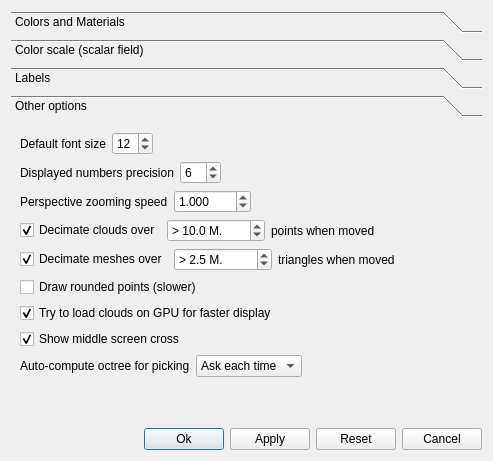
<?xml version="1.0" encoding="UTF-8"?>
<ui version="4.0">
 <class>DisplayOptionsDlg</class>
 <widget class="QDialog" name="DisplayOptionsDlg">
  <property name="geometry">
   <rect>
    <x>0</x>
    <y>0</y>
    <width>493</width>
    <height>461</height>
   </rect>
  </property>
  <property name="sizePolicy">
   <sizepolicy hsizetype="Fixed" vsizetype="Fixed">
    <horstretch>0</horstretch>
    <verstretch>0</verstretch>
   </sizepolicy>
  </property>
  <property name="windowTitle">
   <string>Display options</string>
  </property>
  <property name="windowIcon">
   <iconset>
    <normaloff>:/CC/Old/images/old_cc/cc_lightParamsIcon.gif</normaloff>:/CC/Old/images/old_cc/cc_lightParamsIcon.gif</iconset>
  </property>
  <layout class="QVBoxLayout" name="verticalLayout_5">
   <item>
    <widget class="QToolBox" name="toolBox">
     <property name="currentIndex">
      <number>3</number>
     </property>
     <widget class="QWidget" name="pageColorAndMatOptions">
      <property name="geometry">
       <rect>
        <x>0</x>
        <y>0</y>
        <width>374</width>
        <height>189</height>
       </rect>
      </property>
      <attribute name="label">
       <string>Colors and Materials</string>
      </attribute>
      <layout class="QVBoxLayout" name="verticalLayout_6">
       <item>
        <widget class="QFrame" name="frame">
         <property name="sizePolicy">
          <sizepolicy hsizetype="Preferred" vsizetype="Maximum">
           <horstretch>0</horstretch>
           <verstretch>0</verstretch>
          </sizepolicy>
         </property>
         <property name="frameShape">
          <enum>QFrame::NoFrame</enum>
         </property>
         <layout class="QHBoxLayout" name="horizontalLayout_6">
          <property name="leftMargin">
           <number>0</number>
          </property>
          <property name="topMargin">
           <number>0</number>
          </property>
          <property name="rightMargin">
           <number>0</number>
          </property>
          <property name="bottomMargin">
           <number>0</number>
          </property>
          <item>
           <widget class="QGroupBox" name="sunLightGroup">
            <property name="title">
             <string>Light</string>
            </property>
            <layout class="QVBoxLayout">
             <item>
              <layout class="QHBoxLayout">
               <item>
                <widget class="QToolButton" name="ambientColorButton">
                 <property name="text">
                  <string>...</string>
                 </property>
                </widget>
               </item>
               <item>
                <widget class="QLabel" name="label_3">
                 <property name="text">
                  <string>Ambient</string>
                 </property>
                </widget>
               </item>
              </layout>
             </item>
             <item>
              <layout class="QHBoxLayout">
               <item>
                <widget class="QToolButton" name="specularColorButton">
                 <property name="text">
                  <string>...</string>
                 </property>
                </widget>
               </item>
               <item>
                <widget class="QLabel" name="label_4">
                 <property name="text">
                  <string>Specular</string>
                 </property>
                </widget>
               </item>
              </layout>
             </item>
             <item>
              <layout class="QHBoxLayout">
               <item>
                <widget class="QToolButton" name="diffuseColorButton">
                 <property name="text">
                  <string>...</string>
                 </property>
                </widget>
               </item>
               <item>
                <widget class="QLabel" name="label_5">
                 <property name="text">
                  <string>Diffuse</string>
                 </property>
                </widget>
               </item>
              </layout>
             </item>
             <item>
              <widget class="QCheckBox" name="doubleSidedCheckBox">
               <property name="toolTip">
                <string>&lt;html&gt;&lt;head/&gt;&lt;body&gt;&lt;p&gt;Whether to use a double-sided light model or not&lt;/p&gt;&lt;p&gt;(if disabled, triangles will appear black when looked from behind)&lt;/p&gt;&lt;/body&gt;&lt;/html&gt;</string>
               </property>
               <property name="text">
                <string>double-sided</string>
               </property>
               <property name="checked">
                <bool>true</bool>
               </property>
              </widget>
             </item>
             <item>
              <spacer name="verticalSpacer_5">
               <property name="orientation">
                <enum>Qt::Vertical</enum>
               </property>
               <property name="sizeHint" stdset="0">
                <size>
                 <width>0</width>
                 <height>0</height>
                </size>
               </property>
              </spacer>
             </item>
            </layout>
           </widget>
          </item>
          <item>
           <widget class="QGroupBox" name="sunLightGroup_2">
            <property name="title">
             <string>Default Materials</string>
            </property>
            <layout class="QVBoxLayout" name="verticalLayout_4">
             <item>
              <layout class="QHBoxLayout">
               <item>
                <widget class="QToolButton" name="meshFrontColorButton">
                 <property name="text">
                  <string>...</string>
                 </property>
                </widget>
               </item>
               <item>
                <widget class="QLabel" name="label_6">
                 <property name="text">
                  <string>Mesh Front</string>
                 </property>
                </widget>
               </item>
              </layout>
             </item>
             <item>
              <layout class="QHBoxLayout">
               <item>
                <widget class="QToolButton" name="meshBackColorButton">
                 <property name="text">
                  <string>...</string>
                 </property>
                </widget>
               </item>
               <item>
                <widget class="QLabel" name="label_7">
                 <property name="text">
                  <string>Mesh Back</string>
                 </property>
                </widget>
               </item>
              </layout>
             </item>
             <item>
              <layout class="QHBoxLayout" name="horizontalLayout_2">
               <item>
                <widget class="QToolButton" name="meshSpecularColorButton">
                 <property name="text">
                  <string>...</string>
                 </property>
                </widget>
               </item>
               <item>
                <widget class="QLabel" name="label_12">
                 <property name="text">
                  <string>Mesh specular</string>
                 </property>
                </widget>
               </item>
              </layout>
             </item>
             <item>
              <layout class="QHBoxLayout">
               <item>
                <widget class="QToolButton" name="pointsColorButton">
                 <property name="text">
                  <string>...</string>
                 </property>
                </widget>
               </item>
               <item>
                <widget class="QLabel" name="label_8">
                 <property name="text">
                  <string>Points</string>
                 </property>
                </widget>
               </item>
              </layout>
             </item>
            </layout>
           </widget>
          </item>
          <item>
           <widget class="QGroupBox" name="othersGroup">
            <property name="title">
             <string>Colors</string>
            </property>
            <layout class="QVBoxLayout">
             <item>
              <layout class="QHBoxLayout">
               <item>
                <widget class="QToolButton" name="bkgColorButton">
                 <property name="text">
                  <string>...</string>
                 </property>
                 <property name="toolButtonStyle">
                  <enum>Qt::ToolButtonIconOnly</enum>
                 </property>
                </widget>
               </item>
               <item>
                <widget class="QLabel" name="label_2">
                 <property name="text">
                  <string>Background</string>
                 </property>
                </widget>
               </item>
              </layout>
             </item>
             <item>
              <layout class="QHBoxLayout">
               <item>
                <widget class="QToolButton" name="bbColorButton">
                 <property name="text">
                  <string>...</string>
                 </property>
                 <property name="toolButtonStyle">
                  <enum>Qt::ToolButtonIconOnly</enum>
                 </property>
                </widget>
               </item>
               <item>
                <widget class="QLabel" name="label_9">
                 <property name="text">
                  <string>Bounding-box</string>
                 </property>
                </widget>
               </item>
              </layout>
             </item>
             <item>
              <layout class="QHBoxLayout">
               <item>
                <widget class="QToolButton" name="textColorButton">
                 <property name="text">
                  <string>...</string>
                 </property>
                </widget>
               </item>
               <item>
                <widget class="QLabel" name="label">
                 <property name="text">
                  <string>Text</string>
                 </property>
                </widget>
               </item>
              </layout>
             </item>
             <item>
              <spacer name="verticalSpacer_6">
               <property name="orientation">
                <enum>Qt::Vertical</enum>
               </property>
               <property name="sizeHint" stdset="0">
                <size>
                 <width>0</width>
                 <height>0</height>
                </size>
               </property>
              </spacer>
             </item>
            </layout>
           </widget>
          </item>
         </layout>
        </widget>
       </item>
       <item>
        <layout class="QHBoxLayout" name="horizontalLayout_7">
         <item>
          <spacer name="horizontalSpacer_6">
           <property name="orientation">
            <enum>Qt::Horizontal</enum>
           </property>
           <property name="sizeHint" stdset="0">
            <size>
             <width>40</width>
             <height>20</height>
            </size>
           </property>
          </spacer>
         </item>
         <item>
          <widget class="QCheckBox" name="enableGradientCheckBox">
           <property name="toolTip">
            <string>Gradient goes from 'background' color to inverse of 'Points' color</string>
           </property>
           <property name="statusTip">
            <string>Gradient goes from 'background' color to inverse of 'Points' color</string>
           </property>
           <property name="text">
            <string>display gradient background</string>
           </property>
           <property name="checked">
            <bool>true</bool>
           </property>
          </widget>
         </item>
        </layout>
       </item>
       <item>
        <spacer name="verticalSpacer">
         <property name="orientation">
          <enum>Qt::Vertical</enum>
         </property>
         <property name="sizeHint" stdset="0">
          <size>
           <width>20</width>
           <height>53</height>
          </size>
         </property>
        </spacer>
       </item>
      </layout>
     </widget>
     <widget class="QWidget" name="pageSFOptions">
      <property name="geometry">
       <rect>
        <x>0</x>
        <y>0</y>
        <width>362</width>
        <height>92</height>
       </rect>
      </property>
      <attribute name="label">
       <string>Color scale (scalar field)</string>
      </attribute>
      <layout class="QVBoxLayout" name="verticalLayout_7">
       <item>
        <widget class="QCheckBox" name="colorScaleShowHistogramCheckBox">
         <property name="text">
          <string>Show histogram next to color ramp</string>
         </property>
         <property name="checked">
          <bool>true</bool>
         </property>
        </widget>
       </item>
       <item>
        <widget class="QCheckBox" name="useColorScaleShaderCheckBox">
         <property name="text">
          <string>Enable shader for faster display (ATI cards: use at your own risk ;)</string>
         </property>
        </widget>
       </item>
       <item>
        <layout class="QHBoxLayout" name="horizontalLayout">
         <item>
          <widget class="QLabel" name="label_10">
           <property name="text">
            <string>Ramp width</string>
           </property>
          </widget>
         </item>
         <item>
          <widget class="QSpinBox" name="colorRampWidthSpinBox">
           <property name="suffix">
            <string> pixels</string>
           </property>
           <property name="minimum">
            <number>10</number>
           </property>
           <property name="maximum">
            <number>200</number>
           </property>
           <property name="value">
            <number>50</number>
           </property>
          </widget>
         </item>
         <item>
          <spacer name="horizontalSpacer">
           <property name="orientation">
            <enum>Qt::Horizontal</enum>
           </property>
           <property name="sizeHint" stdset="0">
            <size>
             <width>40</width>
             <height>20</height>
            </size>
           </property>
          </spacer>
         </item>
        </layout>
       </item>
       <item>
        <spacer name="verticalSpacer_2">
         <property name="orientation">
          <enum>Qt::Vertical</enum>
         </property>
         <property name="sizeHint" stdset="0">
          <size>
           <width>20</width>
           <height>120</height>
          </size>
         </property>
        </spacer>
       </item>
      </layout>
     </widget>
     <widget class="QWidget" name="pageLabelsOptions">
      <property name="geometry">
       <rect>
        <x>0</x>
        <y>0</y>
        <width>286</width>
        <height>98</height>
       </rect>
      </property>
      <attribute name="label">
       <string>Labels</string>
      </attribute>
      <layout class="QVBoxLayout" name="verticalLayout">
       <item>
        <widget class="QFrame" name="frame_2">
         <property name="frameShape">
          <enum>QFrame::StyledPanel</enum>
         </property>
         <property name="frameShadow">
          <enum>QFrame::Raised</enum>
         </property>
         <layout class="QGridLayout" name="gridLayout">
          <property name="leftMargin">
           <number>0</number>
          </property>
          <property name="topMargin">
           <number>0</number>
          </property>
          <property name="rightMargin">
           <number>0</number>
          </property>
          <property name="bottomMargin">
           <number>0</number>
          </property>
          <item row="0" column="0">
           <widget class="QLabel" name="label_13">
            <property name="text">
             <string>Label opacity</string>
            </property>
           </widget>
          </item>
          <item row="0" column="1">
           <widget class="QSpinBox" name="labelOpacitySpinBox">
            <property name="suffix">
             <string>%</string>
            </property>
            <property name="maximum">
             <number>100</number>
            </property>
            <property name="value">
             <number>75</number>
            </property>
           </widget>
          </item>
          <item row="1" column="0">
           <widget class="QLabel" name="label_16">
            <property name="text">
             <string>Label font size</string>
            </property>
           </widget>
          </item>
          <item row="1" column="1">
           <widget class="QSpinBox" name="labelFontSizeSpinBox">
            <property name="minimum">
             <number>6</number>
            </property>
            <property name="maximum">
             <number>96</number>
            </property>
            <property name="value">
             <number>8</number>
            </property>
           </widget>
          </item>
          <item row="1" column="2">
           <widget class="QLabel" name="label_20">
            <property name="text">
             <string>background color</string>
            </property>
            <property name="alignment">
             <set>Qt::AlignRight|Qt::AlignTrailing|Qt::AlignVCenter</set>
            </property>
           </widget>
          </item>
          <item row="1" column="3">
           <widget class="QToolButton" name="labelBkgColorButton">
            <property name="text">
             <string>...</string>
            </property>
           </widget>
          </item>
          <item row="2" column="0">
           <widget class="QLabel" name="label_15">
            <property name="text">
             <string>Labels marker size</string>
            </property>
           </widget>
          </item>
          <item row="2" column="1">
           <widget class="QSpinBox" name="labelMarkerSizeSpinBox">
            <property name="minimum">
             <number>1</number>
            </property>
            <property name="value">
             <number>4</number>
            </property>
           </widget>
          </item>
          <item row="2" column="2">
           <widget class="QLabel" name="label_18">
            <property name="text">
             <string>marker color</string>
            </property>
            <property name="alignment">
             <set>Qt::AlignRight|Qt::AlignTrailing|Qt::AlignVCenter</set>
            </property>
           </widget>
          </item>
          <item row="2" column="3">
           <widget class="QToolButton" name="labelMarkerColorButton">
            <property name="text">
             <string>...</string>
            </property>
           </widget>
          </item>
         </layout>
        </widget>
       </item>
       <item>
        <spacer name="verticalSpacer_4">
         <property name="orientation">
          <enum>Qt::Vertical</enum>
         </property>
         <property name="sizeHint" stdset="0">
          <size>
           <width>20</width>
           <height>144</height>
          </size>
         </property>
        </spacer>
       </item>
      </layout>
     </widget>
     <widget class="QWidget" name="pageOtherOptions">
      <property name="geometry">
       <rect>
        <x>0</x>
        <y>0</y>
        <width>475</width>
        <height>304</height>
       </rect>
      </property>
      <attribute name="label">
       <string>Other options</string>
      </attribute>
      <layout class="QVBoxLayout" name="verticalLayout_8">
       <item>
        <layout class="QHBoxLayout" name="horizontalLayout_4">
         <item>
          <widget class="QLabel" name="label_11">
           <property name="text">
            <string>Default font size</string>
           </property>
          </widget>
         </item>
         <item>
          <widget class="QSpinBox" name="defaultFontSizeSpinBox">
           <property name="minimum">
            <number>6</number>
           </property>
           <property name="maximum">
            <number>96</number>
           </property>
           <property name="value">
            <number>12</number>
           </property>
          </widget>
         </item>
         <item>
          <spacer name="horizontalSpacer_3">
           <property name="orientation">
            <enum>Qt::Horizontal</enum>
           </property>
           <property name="sizeHint" stdset="0">
            <size>
             <width>40</width>
             <height>20</height>
            </size>
           </property>
          </spacer>
         </item>
        </layout>
       </item>
       <item>
        <layout class="QHBoxLayout" name="horizontalLayout_3">
         <item>
          <widget class="QLabel" name="label_14">
           <property name="text">
            <string>Displayed numbers precision</string>
           </property>
          </widget>
         </item>
         <item>
          <widget class="QSpinBox" name="numberPrecisionSpinBox">
           <property name="value">
            <number>6</number>
           </property>
          </widget>
         </item>
         <item>
          <spacer name="horizontalSpacer_2">
           <property name="orientation">
            <enum>Qt::Horizontal</enum>
           </property>
           <property name="sizeHint" stdset="0">
            <size>
             <width>40</width>
             <height>20</height>
            </size>
           </property>
          </spacer>
         </item>
        </layout>
       </item>
       <item>
        <layout class="QHBoxLayout" name="horizontalLayout_5">
         <item>
          <widget class="QLabel" name="label_17">
           <property name="text">
            <string>Perspective zooming speed</string>
           </property>
          </widget>
         </item>
         <item>
          <widget class="QDoubleSpinBox" name="zoomSpeedDoubleSpinBox">
           <property name="toolTip">
            <string>Zoom/walk speed in perspective mode (default = 1.0)</string>
           </property>
           <property name="decimals">
            <number>3</number>
           </property>
           <property name="maximum">
            <double>1000.000000000000000</double>
           </property>
           <property name="singleStep">
            <double>0.010000000000000</double>
           </property>
           <property name="value">
            <double>1.000000000000000</double>
           </property>
          </widget>
         </item>
         <item>
          <spacer name="horizontalSpacer_4">
           <property name="orientation">
            <enum>Qt::Horizontal</enum>
           </property>
           <property name="sizeHint" stdset="0">
            <size>
             <width>40</width>
             <height>20</height>
            </size>
           </property>
          </spacer>
         </item>
        </layout>
       </item>
       <item>
        <layout class="QHBoxLayout" name="horizontalLayout_9">
         <item>
          <widget class="QCheckBox" name="decimateCloudBox">
           <property name="statusTip">
            <string>Automatically decimate big point clouds when moved</string>
           </property>
           <property name="whatsThis">
            <string>Automatically decimate big point clouds when moved</string>
           </property>
           <property name="text">
            <string>Decimate clouds over</string>
           </property>
           <property name="checked">
            <bool>true</bool>
           </property>
          </widget>
         </item>
         <item>
          <widget class="QDoubleSpinBox" name="maxCloudSizeDoubleSpinBox">
           <property name="toolTip">
            <string>Minimum number of points to activate decimation</string>
           </property>
           <property name="prefix">
            <string>&gt; </string>
           </property>
           <property name="suffix">
            <string> M.</string>
           </property>
           <property name="decimals">
            <number>1</number>
           </property>
           <property name="minimum">
            <double>0.100000000000000</double>
           </property>
           <property name="maximum">
            <double>10000.000000000000000</double>
           </property>
           <property name="value">
            <double>10.000000000000000</double>
           </property>
          </widget>
         </item>
         <item>
          <widget class="QLabel" name="label_21">
           <property name="text">
            <string>points when moved</string>
           </property>
          </widget>
         </item>
         <item>
          <spacer name="horizontalSpacer_5">
           <property name="orientation">
            <enum>Qt::Horizontal</enum>
           </property>
           <property name="sizeHint" stdset="0">
            <size>
             <width>40</width>
             <height>20</height>
            </size>
           </property>
          </spacer>
         </item>
        </layout>
       </item>
       <item>
        <layout class="QHBoxLayout" name="horizontalLayout_8">
         <item>
          <widget class="QCheckBox" name="decimateMeshBox">
           <property name="statusTip">
            <string>Automatically decimate big meshes when moved</string>
           </property>
           <property name="whatsThis">
            <string>Automatically decimate big meshes when moved</string>
           </property>
           <property name="text">
            <string>Decimate meshes over</string>
           </property>
           <property name="checked">
            <bool>true</bool>
           </property>
          </widget>
         </item>
         <item>
          <widget class="QDoubleSpinBox" name="maxMeshSizeDoubleSpinBox">
           <property name="toolTip">
            <string>Minimum number of triangles to activate decimation</string>
           </property>
           <property name="prefix">
            <string>&gt; </string>
           </property>
           <property name="suffix">
            <string> M.</string>
           </property>
           <property name="decimals">
            <number>1</number>
           </property>
           <property name="minimum">
            <double>0.100000000000000</double>
           </property>
           <property name="maximum">
            <double>10000.000000000000000</double>
           </property>
           <property name="singleStep">
            <double>0.500000000000000</double>
           </property>
           <property name="value">
            <double>2.500000000000000</double>
           </property>
          </widget>
         </item>
         <item>
          <widget class="QLabel" name="label_19">
           <property name="text">
            <string>triangles when moved</string>
           </property>
          </widget>
         </item>
         <item>
          <spacer name="horizontalSpacer_7">
           <property name="orientation">
            <enum>Qt::Horizontal</enum>
           </property>
           <property name="sizeHint" stdset="0">
            <size>
             <width>40</width>
             <height>20</height>
            </size>
           </property>
          </spacer>
         </item>
        </layout>
       </item>
       <item>
        <widget class="QCheckBox" name="drawRoundedPointsCheckBox">
         <property name="text">
          <string>Draw rounded points (slower)</string>
         </property>
        </widget>
       </item>
       <item>
        <widget class="QCheckBox" name="useVBOCheckBox">
         <property name="text">
          <string>Try to load clouds on GPU for faster display</string>
         </property>
         <property name="checked">
          <bool>true</bool>
         </property>
        </widget>
       </item>
       <item>
        <widget class="QCheckBox" name="showCrossCheckBox">
         <property name="toolTip">
          <string>A cross is displayed in the middle of the screen</string>
         </property>
         <property name="statusTip">
          <string>A cross is displayed in the middle of the screen</string>
         </property>
         <property name="text">
          <string>Show middle screen cross</string>
         </property>
         <property name="checked">
          <bool>true</bool>
         </property>
        </widget>
       </item>
       <item>
        <layout class="QHBoxLayout" name="horizontalLayout_10">
         <item>
          <widget class="QLabel" name="label_22">
           <property name="text">
            <string>Auto-compute octree for picking</string>
           </property>
          </widget>
         </item>
         <item>
          <widget class="QComboBox" name="autoComputeOctreeComboBox">
           <property name="toolTip">
            <string>Octree computation can be long but the picking is then much faster</string>
           </property>
           <property name="currentIndex">
            <number>1</number>
           </property>
           <item>
            <property name="text">
             <string>Always</string>
            </property>
           </item>
           <item>
            <property name="text">
             <string>Ask each time</string>
            </property>
           </item>
           <item>
            <property name="text">
             <string>Never</string>
            </property>
           </item>
          </widget>
         </item>
         <item>
          <spacer name="horizontalSpacer_8">
           <property name="orientation">
            <enum>Qt::Horizontal</enum>
           </property>
           <property name="sizeHint" stdset="0">
            <size>
             <width>40</width>
             <height>20</height>
            </size>
           </property>
          </spacer>
         </item>
        </layout>
       </item>
       <item>
        <spacer name="verticalSpacer_3">
         <property name="orientation">
          <enum>Qt::Vertical</enum>
         </property>
         <property name="sizeHint" stdset="0">
          <size>
           <width>20</width>
           <height>16</height>
          </size>
         </property>
        </spacer>
       </item>
      </layout>
     </widget>
    </widget>
   </item>
   <item>
    <layout class="QHBoxLayout">
     <item>
      <spacer>
       <property name="orientation">
        <enum>Qt::Horizontal</enum>
       </property>
       <property name="sizeHint" stdset="0">
        <size>
         <width>40</width>
         <height>20</height>
        </size>
       </property>
      </spacer>
     </item>
     <item>
      <widget class="QPushButton" name="okButton">
       <property name="text">
        <string>Ok</string>
       </property>
      </widget>
     </item>
     <item>
      <widget class="QPushButton" name="applyButton">
       <property name="text">
        <string>Apply</string>
       </property>
      </widget>
     </item>
     <item>
      <widget class="QPushButton" name="resetButton">
       <property name="text">
        <string>Reset</string>
       </property>
      </widget>
     </item>
     <item>
      <widget class="QPushButton" name="cancelButton">
       <property name="text">
        <string>Cancel</string>
       </property>
      </widget>
     </item>
    </layout>
   </item>
  </layout>
 </widget>
 <resources/>
 <connections>
  <connection>
   <sender>decimateCloudBox</sender>
   <signal>toggled(bool)</signal>
   <receiver>maxCloudSizeDoubleSpinBox</receiver>
   <slot>setEnabled(bool)</slot>
   <hints>
    <hint type="sourcelabel">
     <x>85</x>
     <y>220</y>
    </hint>
    <hint type="destinationlabel">
     <x>224</x>
     <y>220</y>
    </hint>
   </hints>
  </connection>
  <connection>
   <sender>decimateMeshBox</sender>
   <signal>toggled(bool)</signal>
   <receiver>maxMeshSizeDoubleSpinBox</receiver>
   <slot>setEnabled(bool)</slot>
   <hints>
    <hint type="sourcelabel">
     <x>85</x>
     <y>248</y>
    </hint>
    <hint type="destinationlabel">
     <x>224</x>
     <y>248</y>
    </hint>
   </hints>
  </connection>
 </connections>
</ui>
